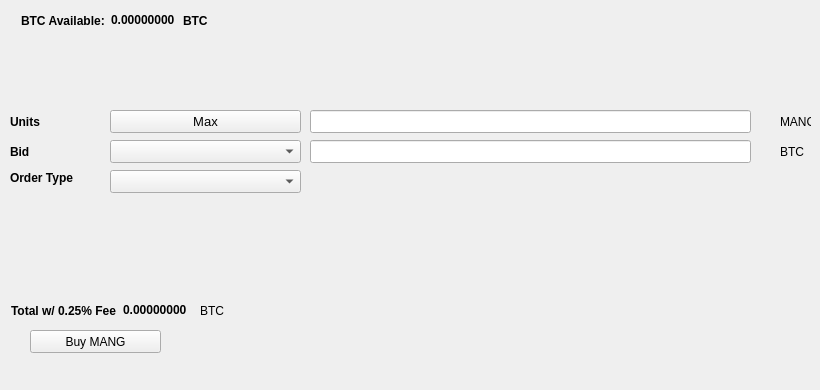
   <widget class="QWidget" name="BuyTab">
    <attribute name="title">
     <string>Buy</string>
    </attribute>
    <widget class="QPushButton" name="BuyMANG">
     <property name="geometry">
      <rect>
       <x>30</x>
       <y>330</y>
       <width>131</width>
       <height>23</height>
      </rect>
     </property>
     <property name="text">
      <string>Buy MANG</string>
     </property>
     <property name="icon">
      <iconset resource="../mangaka.qrc">
       <normaloff>:/icons/bitcoin</normaloff>:/icons/bitcoin</iconset>
     </property>
    </widget>
    <widget class="QLabel" name="label_3">
     <property name="geometry">
      <rect>
       <x>10</x>
       <y>110</y>
       <width>46</width>
       <height>23</height>
      </rect>
     </property>
     <property name="font">
      <font>
       <weight>75</weight>
       <bold>true</bold>
      </font>
     </property>
     <property name="text">
      <string>Units</string>
     </property>
    </widget>
    <widget class="QLineEdit" name="UnitsInput">
     <property name="geometry">
      <rect>
       <x>310</x>
       <y>110</y>
       <width>441</width>
       <height>23</height>
      </rect>
     </property>
     <property name="font">
      <font>
       <pointsize>9</pointsize>
       <weight>75</weight>
       <bold>true</bold>
      </font>
     </property>
    </widget>
    <widget class="QLineEdit" name="BuyBidPriceEdit">
     <property name="geometry">
      <rect>
       <x>310</x>
       <y>140</y>
       <width>441</width>
       <height>23</height>
      </rect>
     </property>
     <property name="font">
      <font>
       <pointsize>9</pointsize>
       <weight>75</weight>
       <bold>true</bold>
      </font>
     </property>
    </widget>
    <widget class="QLabel" name="label_4">
     <property name="geometry">
      <rect>
       <x>780</x>
       <y>110</y>
       <width>31</width>
       <height>23</height>
      </rect>
     </property>
     <property name="text">
      <string>MANG</string>
     </property>
    </widget>
    <widget class="QLabel" name="label_5">
     <property name="geometry">
      <rect>
       <x>780</x>
       <y>140</y>
       <width>31</width>
       <height>23</height>
      </rect>
     </property>
     <property name="text">
      <string>BTC</string>
     </property>
    </widget>
    <widget class="QLabel" name="label_6">
     <property name="geometry">
      <rect>
       <x>10</x>
       <y>140</y>
       <width>46</width>
       <height>23</height>
      </rect>
     </property>
     <property name="font">
      <font>
       <weight>75</weight>
       <bold>true</bold>
      </font>
     </property>
     <property name="text">
      <string>Bid</string>
     </property>
    </widget>
    <widget class="QLabel" name="label_7">
     <property name="geometry">
      <rect>
       <x>10</x>
       <y>170</y>
       <width>91</width>
       <height>16</height>
      </rect>
     </property>
     <property name="font">
      <font>
       <weight>75</weight>
       <bold>true</bold>
      </font>
     </property>
     <property name="text">
      <string>Order Type</string>
     </property>
    </widget>
    <widget class="QPushButton" name="Buy_Max_Amount">
     <property name="geometry">
      <rect>
       <x>110</x>
       <y>110</y>
       <width>191</width>
       <height>23</height>
      </rect>
     </property>
     <property name="font">
      <font>
       <pointsize>10</pointsize>
      </font>
     </property>
     <property name="text">
      <string>Max</string>
     </property>
    </widget>
    <widget class="QComboBox" name="BuyBidcomboBox">
     <property name="geometry">
      <rect>
       <x>110</x>
       <y>140</y>
       <width>191</width>
       <height>23</height>
      </rect>
     </property>
     <property name="font">
      <font>
       <pointsize>10</pointsize>
      </font>
     </property>
    </widget>
    <widget class="QComboBox" name="buyOrdertypeCombo">
     <property name="geometry">
      <rect>
       <x>110</x>
       <y>170</y>
       <width>191</width>
       <height>23</height>
      </rect>
     </property>
     <property name="font">
      <font>
       <pointsize>10</pointsize>
      </font>
     </property>
    </widget>
    <widget class="QWidget" name="layoutWidget1">
     <property name="geometry">
      <rect>
       <x>21</x>
       <y>11</y>
       <width>227</width>
       <height>19</height>
      </rect>
     </property>
     <layout class="QHBoxLayout" name="horizontalLayout_3">
      <item>
       <widget class="QLabel" name="label232">
        <property name="font">
         <font>
          <weight>75</weight>
          <bold>true</bold>
         </font>
        </property>
        <property name="text">
         <string>BTC Available:</string>
        </property>
       </widget>
      </item>
      <item>
       <widget class="QLabel" name="BtcAvailableLbl">
        <property name="palette">
         <palette>
          <active>
           <colorrole role="WindowText">
            <brush brushstyle="SolidPattern">
             <color alpha="255">
              <red>0</red>
              <green>0</green>
              <blue>0</blue>
             </color>
            </brush>
           </colorrole>
           <colorrole role="Button">
            <brush brushstyle="SolidPattern">
             <color alpha="255">
              <red>0</red>
              <green>170</green>
              <blue>0</blue>
             </color>
            </brush>
           </colorrole>
           <colorrole role="Light">
            <brush brushstyle="SolidPattern">
             <color alpha="255">
              <red>0</red>
              <green>255</green>
              <blue>0</blue>
             </color>
            </brush>
           </colorrole>
           <colorrole role="Midlight">
            <brush brushstyle="SolidPattern">
             <color alpha="255">
              <red>0</red>
              <green>212</green>
              <blue>0</blue>
             </color>
            </brush>
           </colorrole>
           <colorrole role="Dark">
            <brush brushstyle="SolidPattern">
             <color alpha="255">
              <red>0</red>
              <green>85</green>
              <blue>0</blue>
             </color>
            </brush>
           </colorrole>
           <colorrole role="Mid">
            <brush brushstyle="SolidPattern">
             <color alpha="255">
              <red>0</red>
              <green>113</green>
              <blue>0</blue>
             </color>
            </brush>
           </colorrole>
           <colorrole role="Text">
            <brush brushstyle="SolidPattern">
             <color alpha="255">
              <red>0</red>
              <green>170</green>
              <blue>0</blue>
             </color>
            </brush>
           </colorrole>
           <colorrole role="BrightText">
            <brush brushstyle="SolidPattern">
             <color alpha="255">
              <red>255</red>
              <green>255</green>
              <blue>255</blue>
             </color>
            </brush>
           </colorrole>
           <colorrole role="ButtonText">
            <brush brushstyle="SolidPattern">
             <color alpha="255">
              <red>0</red>
              <green>0</green>
              <blue>0</blue>
             </color>
            </brush>
           </colorrole>
           <colorrole role="Base">
            <brush brushstyle="SolidPattern">
             <color alpha="255">
              <red>255</red>
              <green>255</green>
              <blue>255</blue>
             </color>
            </brush>
           </colorrole>
           <colorrole role="Window">
            <brush brushstyle="SolidPattern">
             <color alpha="255">
              <red>0</red>
              <green>170</green>
              <blue>0</blue>
             </color>
            </brush>
           </colorrole>
           <colorrole role="Shadow">
            <brush brushstyle="SolidPattern">
             <color alpha="255">
              <red>0</red>
              <green>0</green>
              <blue>0</blue>
             </color>
            </brush>
           </colorrole>
           <colorrole role="AlternateBase">
            <brush brushstyle="SolidPattern">
             <color alpha="255">
              <red>127</red>
              <green>212</green>
              <blue>127</blue>
             </color>
            </brush>
           </colorrole>
           <colorrole role="ToolTipBase">
            <brush brushstyle="SolidPattern">
             <color alpha="255">
              <red>255</red>
              <green>255</green>
              <blue>220</blue>
             </color>
            </brush>
           </colorrole>
           <colorrole role="ToolTipText">
            <brush brushstyle="SolidPattern">
             <color alpha="255">
              <red>0</red>
              <green>0</green>
              <blue>0</blue>
             </color>
            </brush>
           </colorrole>
          </active>
          <inactive>
           <colorrole role="WindowText">
            <brush brushstyle="SolidPattern">
             <color alpha="255">
              <red>0</red>
              <green>0</green>
              <blue>0</blue>
             </color>
            </brush>
           </colorrole>
           <colorrole role="Button">
            <brush brushstyle="SolidPattern">
             <color alpha="255">
              <red>0</red>
              <green>170</green>
              <blue>0</blue>
             </color>
            </brush>
           </colorrole>
           <colorrole role="Light">
            <brush brushstyle="SolidPattern">
             <color alpha="255">
              <red>0</red>
              <green>255</green>
              <blue>0</blue>
             </color>
            </brush>
           </colorrole>
           <colorrole role="Midlight">
            <brush brushstyle="SolidPattern">
             <color alpha="255">
              <red>0</red>
              <green>212</green>
              <blue>0</blue>
             </color>
            </brush>
           </colorrole>
           <colorrole role="Dark">
            <brush brushstyle="SolidPattern">
             <color alpha="255">
              <red>0</red>
              <green>85</green>
              <blue>0</blue>
             </color>
            </brush>
           </colorrole>
           <colorrole role="Mid">
            <brush brushstyle="SolidPattern">
             <color alpha="255">
              <red>0</red>
              <green>113</green>
              <blue>0</blue>
             </color>
            </brush>
           </colorrole>
           <colorrole role="Text">
            <brush brushstyle="SolidPattern">
             <color alpha="255">
              <red>0</red>
              <green>170</green>
              <blue>0</blue>
             </color>
            </brush>
           </colorrole>
           <colorrole role="BrightText">
            <brush brushstyle="SolidPattern">
             <color alpha="255">
              <red>255</red>
              <green>255</green>
              <blue>255</blue>
             </color>
            </brush>
           </colorrole>
           <colorrole role="ButtonText">
            <brush brushstyle="SolidPattern">
             <color alpha="255">
              <red>0</red>
              <green>0</green>
              <blue>0</blue>
             </color>
            </brush>
           </colorrole>
           <colorrole role="Base">
            <brush brushstyle="SolidPattern">
             <color alpha="255">
              <red>255</red>
              <green>255</green>
              <blue>255</blue>
             </color>
            </brush>
           </colorrole>
           <colorrole role="Window">
            <brush brushstyle="SolidPattern">
             <color alpha="255">
              <red>0</red>
              <green>170</green>
              <blue>0</blue>
             </color>
            </brush>
           </colorrole>
           <colorrole role="Shadow">
            <brush brushstyle="SolidPattern">
             <color alpha="255">
              <red>0</red>
              <green>0</green>
              <blue>0</blue>
             </color>
            </brush>
           </colorrole>
           <colorrole role="AlternateBase">
            <brush brushstyle="SolidPattern">
             <color alpha="255">
              <red>127</red>
              <green>212</green>
              <blue>127</blue>
             </color>
            </brush>
           </colorrole>
           <colorrole role="ToolTipBase">
            <brush brushstyle="SolidPattern">
             <color alpha="255">
              <red>255</red>
              <green>255</green>
              <blue>220</blue>
             </color>
            </brush>
           </colorrole>
           <colorrole role="ToolTipText">
            <brush brushstyle="SolidPattern">
             <color alpha="255">
              <red>0</red>
              <green>0</green>
              <blue>0</blue>
             </color>
            </brush>
           </colorrole>
          </inactive>
          <disabled>
           <colorrole role="WindowText">
            <brush brushstyle="SolidPattern">
             <color alpha="255">
              <red>0</red>
              <green>85</green>
              <blue>0</blue>
             </color>
            </brush>
           </colorrole>
           <colorrole role="Button">
            <brush brushstyle="SolidPattern">
             <color alpha="255">
              <red>0</red>
              <green>170</green>
              <blue>0</blue>
             </color>
            </brush>
           </colorrole>
           <colorrole role="Light">
            <brush brushstyle="SolidPattern">
             <color alpha="255">
              <red>0</red>
              <green>255</green>
              <blue>0</blue>
             </color>
            </brush>
           </colorrole>
           <colorrole role="Midlight">
            <brush brushstyle="SolidPattern">
             <color alpha="255">
              <red>0</red>
              <green>212</green>
              <blue>0</blue>
             </color>
            </brush>
           </colorrole>
           <colorrole role="Dark">
            <brush brushstyle="SolidPattern">
             <color alpha="255">
              <red>0</red>
              <green>85</green>
              <blue>0</blue>
             </color>
            </brush>
           </colorrole>
           <colorrole role="Mid">
            <brush brushstyle="SolidPattern">
             <color alpha="255">
              <red>0</red>
              <green>113</green>
              <blue>0</blue>
             </color>
            </brush>
           </colorrole>
           <colorrole role="Text">
            <brush brushstyle="SolidPattern">
             <color alpha="255">
              <red>0</red>
              <green>85</green>
              <blue>0</blue>
             </color>
            </brush>
           </colorrole>
           <colorrole role="BrightText">
            <brush brushstyle="SolidPattern">
             <color alpha="255">
              <red>255</red>
              <green>255</green>
              <blue>255</blue>
             </color>
            </brush>
           </colorrole>
           <colorrole role="ButtonText">
            <brush brushstyle="SolidPattern">
             <color alpha="255">
              <red>0</red>
              <green>85</green>
              <blue>0</blue>
             </color>
            </brush>
           </colorrole>
           <colorrole role="Base">
            <brush brushstyle="SolidPattern">
             <color alpha="255">
              <red>0</red>
              <green>170</green>
              <blue>0</blue>
             </color>
            </brush>
           </colorrole>
           <colorrole role="Window">
            <brush brushstyle="SolidPattern">
             <color alpha="255">
              <red>0</red>
              <green>170</green>
              <blue>0</blue>
             </color>
            </brush>
           </colorrole>
           <colorrole role="Shadow">
            <brush brushstyle="SolidPattern">
             <color alpha="255">
              <red>0</red>
              <green>0</green>
              <blue>0</blue>
             </color>
            </brush>
           </colorrole>
           <colorrole role="AlternateBase">
            <brush brushstyle="SolidPattern">
             <color alpha="255">
              <red>0</red>
              <green>170</green>
              <blue>0</blue>
             </color>
            </brush>
           </colorrole>
           <colorrole role="ToolTipBase">
            <brush brushstyle="SolidPattern">
             <color alpha="255">
              <red>255</red>
              <green>255</green>
              <blue>220</blue>
             </color>
            </brush>
           </colorrole>
           <colorrole role="ToolTipText">
            <brush brushstyle="SolidPattern">
             <color alpha="255">
              <red>0</red>
              <green>0</green>
              <blue>0</blue>
             </color>
            </brush>
           </colorrole>
          </disabled>
         </palette>
        </property>
        <property name="font">
         <font>
          <weight>75</weight>
          <bold>true</bold>
         </font>
        </property>
        <property name="text">
         <string>0.00000000</string>
        </property>
        <property name="textInteractionFlags">
         <set>Qt::LinksAccessibleByMouse|Qt::TextSelectableByKeyboard|Qt::TextSelectableByMouse</set>
        </property>
       </widget>
      </item>
      <item>
       <widget class="QLabel" name="BtcAvailableLbl_2">
        <property name="font">
         <font>
          <weight>75</weight>
          <bold>true</bold>
         </font>
        </property>
        <property name="text">
         <string>BTC</string>
        </property>
       </widget>
      </item>
     </layout>
    </widget>
    <widget class="QWidget" name="layoutWidge2">
     <property name="geometry">
      <rect>
       <x>11</x>
       <y>301</y>
       <width>259</width>
       <height>19</height>
      </rect>
     </property>
     <layout class="QHBoxLayout" name="horizontalLayout_4">
      <item>
       <widget class="QLabel" name="label_9">
        <property name="font">
         <font>
          <weight>75</weight>
          <bold>true</bold>
         </font>
        </property>
        <property name="text">
         <string>Total w/ 0.25% Fee</string>
        </property>
       </widget>
      </item>
      <item>
       <widget class="QLabel" name="BuyCostLabel">
        <property name="palette">
         <palette>
          <active>
           <colorrole role="WindowText">
            <brush brushstyle="SolidPattern">
             <color alpha="255">
              <red>0</red>
              <green>0</green>
              <blue>0</blue>
             </color>
            </brush>
           </colorrole>
           <colorrole role="Button">
            <brush brushstyle="SolidPattern">
             <color alpha="255">
              <red>0</red>
              <green>170</green>
              <blue>0</blue>
             </color>
            </brush>
           </colorrole>
           <colorrole role="Light">
            <brush brushstyle="SolidPattern">
             <color alpha="255">
              <red>0</red>
              <green>255</green>
              <blue>0</blue>
             </color>
            </brush>
           </colorrole>
           <colorrole role="Midlight">
            <brush brushstyle="SolidPattern">
             <color alpha="255">
              <red>0</red>
              <green>212</green>
              <blue>0</blue>
             </color>
            </brush>
           </colorrole>
           <colorrole role="Dark">
            <brush brushstyle="SolidPattern">
             <color alpha="255">
              <red>0</red>
              <green>85</green>
              <blue>0</blue>
             </color>
            </brush>
           </colorrole>
           <colorrole role="Mid">
            <brush brushstyle="SolidPattern">
             <color alpha="255">
              <red>0</red>
              <green>113</green>
              <blue>0</blue>
             </color>
            </brush>
           </colorrole>
           <colorrole role="Text">
            <brush brushstyle="SolidPattern">
             <color alpha="255">
              <red>0</red>
              <green>170</green>
              <blue>0</blue>
             </color>
            </brush>
           </colorrole>
           <colorrole role="BrightText">
            <brush brushstyle="SolidPattern">
             <color alpha="255">
              <red>255</red>
              <green>255</green>
              <blue>255</blue>
             </color>
            </brush>
           </colorrole>
           <colorrole role="ButtonText">
            <brush brushstyle="SolidPattern">
             <color alpha="255">
              <red>0</red>
              <green>0</green>
              <blue>0</blue>
             </color>
            </brush>
           </colorrole>
           <colorrole role="Base">
            <brush brushstyle="SolidPattern">
             <color alpha="255">
              <red>255</red>
              <green>255</green>
              <blue>255</blue>
             </color>
            </brush>
           </colorrole>
           <colorrole role="Window">
            <brush brushstyle="SolidPattern">
             <color alpha="255">
              <red>0</red>
              <green>170</green>
              <blue>0</blue>
             </color>
            </brush>
           </colorrole>
           <colorrole role="Shadow">
            <brush brushstyle="SolidPattern">
             <color alpha="255">
              <red>0</red>
              <green>0</green>
              <blue>0</blue>
             </color>
            </brush>
           </colorrole>
           <colorrole role="AlternateBase">
            <brush brushstyle="SolidPattern">
             <color alpha="255">
              <red>127</red>
              <green>212</green>
              <blue>127</blue>
             </color>
            </brush>
           </colorrole>
           <colorrole role="ToolTipBase">
            <brush brushstyle="SolidPattern">
             <color alpha="255">
              <red>255</red>
              <green>255</green>
              <blue>220</blue>
             </color>
            </brush>
           </colorrole>
           <colorrole role="ToolTipText">
            <brush brushstyle="SolidPattern">
             <color alpha="255">
              <red>0</red>
              <green>0</green>
              <blue>0</blue>
             </color>
            </brush>
           </colorrole>
          </active>
          <inactive>
           <colorrole role="WindowText">
            <brush brushstyle="SolidPattern">
             <color alpha="255">
              <red>0</red>
              <green>0</green>
              <blue>0</blue>
             </color>
            </brush>
           </colorrole>
           <colorrole role="Button">
            <brush brushstyle="SolidPattern">
             <color alpha="255">
              <red>0</red>
              <green>170</green>
              <blue>0</blue>
             </color>
            </brush>
           </colorrole>
           <colorrole role="Light">
            <brush brushstyle="SolidPattern">
             <color alpha="255">
              <red>0</red>
              <green>255</green>
              <blue>0</blue>
             </color>
            </brush>
           </colorrole>
           <colorrole role="Midlight">
            <brush brushstyle="SolidPattern">
             <color alpha="255">
              <red>0</red>
              <green>212</green>
              <blue>0</blue>
             </color>
            </brush>
           </colorrole>
           <colorrole role="Dark">
            <brush brushstyle="SolidPattern">
             <color alpha="255">
              <red>0</red>
              <green>85</green>
              <blue>0</blue>
             </color>
            </brush>
           </colorrole>
           <colorrole role="Mid">
            <brush brushstyle="SolidPattern">
             <color alpha="255">
              <red>0</red>
              <green>113</green>
              <blue>0</blue>
             </color>
            </brush>
           </colorrole>
           <colorrole role="Text">
            <brush brushstyle="SolidPattern">
             <color alpha="255">
              <red>0</red>
              <green>170</green>
              <blue>0</blue>
             </color>
            </brush>
           </colorrole>
           <colorrole role="BrightText">
            <brush brushstyle="SolidPattern">
             <color alpha="255">
              <red>255</red>
              <green>255</green>
              <blue>255</blue>
             </color>
            </brush>
           </colorrole>
           <colorrole role="ButtonText">
            <brush brushstyle="SolidPattern">
             <color alpha="255">
              <red>0</red>
              <green>0</green>
              <blue>0</blue>
             </color>
            </brush>
           </colorrole>
           <colorrole role="Base">
            <brush brushstyle="SolidPattern">
             <color alpha="255">
              <red>255</red>
              <green>255</green>
              <blue>255</blue>
             </color>
            </brush>
           </colorrole>
           <colorrole role="Window">
            <brush brushstyle="SolidPattern">
             <color alpha="255">
              <red>0</red>
              <green>170</green>
              <blue>0</blue>
             </color>
            </brush>
           </colorrole>
           <colorrole role="Shadow">
            <brush brushstyle="SolidPattern">
             <color alpha="255">
              <red>0</red>
              <green>0</green>
              <blue>0</blue>
             </color>
            </brush>
           </colorrole>
           <colorrole role="AlternateBase">
            <brush brushstyle="SolidPattern">
             <color alpha="255">
              <red>127</red>
              <green>212</green>
              <blue>127</blue>
             </color>
            </brush>
           </colorrole>
           <colorrole role="ToolTipBase">
            <brush brushstyle="SolidPattern">
             <color alpha="255">
              <red>255</red>
              <green>255</green>
              <blue>220</blue>
             </color>
            </brush>
           </colorrole>
           <colorrole role="ToolTipText">
            <brush brushstyle="SolidPattern">
             <color alpha="255">
              <red>0</red>
              <green>0</green>
              <blue>0</blue>
             </color>
            </brush>
           </colorrole>
          </inactive>
          <disabled>
           <colorrole role="WindowText">
            <brush brushstyle="SolidPattern">
             <color alpha="255">
              <red>0</red>
              <green>85</green>
              <blue>0</blue>
             </color>
            </brush>
           </colorrole>
           <colorrole role="Button">
            <brush brushstyle="SolidPattern">
             <color alpha="255">
              <red>0</red>
              <green>170</green>
              <blue>0</blue>
             </color>
            </brush>
           </colorrole>
           <colorrole role="Light">
            <brush brushstyle="SolidPattern">
             <color alpha="255">
              <red>0</red>
              <green>255</green>
              <blue>0</blue>
             </color>
            </brush>
           </colorrole>
           <colorrole role="Midlight">
            <brush brushstyle="SolidPattern">
             <color alpha="255">
              <red>0</red>
              <green>212</green>
              <blue>0</blue>
             </color>
            </brush>
           </colorrole>
           <colorrole role="Dark">
            <brush brushstyle="SolidPattern">
             <color alpha="255">
              <red>0</red>
              <green>85</green>
              <blue>0</blue>
             </color>
            </brush>
           </colorrole>
           <colorrole role="Mid">
            <brush brushstyle="SolidPattern">
             <color alpha="255">
              <red>0</red>
              <green>113</green>
              <blue>0</blue>
             </color>
            </brush>
           </colorrole>
           <colorrole role="Text">
            <brush brushstyle="SolidPattern">
             <color alpha="255">
              <red>0</red>
              <green>85</green>
              <blue>0</blue>
             </color>
            </brush>
           </colorrole>
           <colorrole role="BrightText">
            <brush brushstyle="SolidPattern">
             <color alpha="255">
              <red>255</red>
              <green>255</green>
              <blue>255</blue>
             </color>
            </brush>
           </colorrole>
           <colorrole role="ButtonText">
            <brush brushstyle="SolidPattern">
             <color alpha="255">
              <red>0</red>
              <green>85</green>
              <blue>0</blue>
             </color>
            </brush>
           </colorrole>
           <colorrole role="Base">
            <brush brushstyle="SolidPattern">
             <color alpha="255">
              <red>0</red>
              <green>170</green>
              <blue>0</blue>
             </color>
            </brush>
           </colorrole>
           <colorrole role="Window">
            <brush brushstyle="SolidPattern">
             <color alpha="255">
              <red>0</red>
              <green>170</green>
              <blue>0</blue>
             </color>
            </brush>
           </colorrole>
           <colorrole role="Shadow">
            <brush brushstyle="SolidPattern">
             <color alpha="255">
              <red>0</red>
              <green>0</green>
              <blue>0</blue>
             </color>
            </brush>
           </colorrole>
           <colorrole role="AlternateBase">
            <brush brushstyle="SolidPattern">
             <color alpha="255">
              <red>0</red>
              <green>170</green>
              <blue>0</blue>
             </color>
            </brush>
           </colorrole>
           <colorrole role="ToolTipBase">
            <brush brushstyle="SolidPattern">
             <color alpha="255">
              <red>255</red>
              <green>255</green>
              <blue>220</blue>
             </color>
            </brush>
           </colorrole>
           <colorrole role="ToolTipText">
            <brush brushstyle="SolidPattern">
             <color alpha="255">
              <red>0</red>
              <green>0</green>
              <blue>0</blue>
             </color>
            </brush>
           </colorrole>
          </disabled>
         </palette>
        </property>
        <property name="font">
         <font>
          <weight>75</weight>
          <bold>true</bold>
         </font>
        </property>
        <property name="autoFillBackground">
         <bool>false</bool>
        </property>
        <property name="text">
         <string>0.00000000</string>
        </property>
        <property name="textInteractionFlags">
         <set>Qt::LinksAccessibleByMouse|Qt::TextSelectableByMouse</set>
        </property>
       </widget>
      </item>
      <item>
       <widget class="QLabel" name="label_10">
        <property name="font">
         <font>
          <weight>50</weight>
          <bold>false</bold>
         </font>
        </property>
        <property name="text">
         <string>BTC</string>
        </property>
       </widget>
      </item>
     </layout>
    </widget>
    <widget class="QLabel" name="label_24">
     <property name="geometry">
      <rect>
       <x>460</x>
       <y>300</y>
       <width>281</width>
       <height>81</height>
      </rect>
     </property>
     <property name="text">
      <string/>
     </property>
     <property name="pixmap">
      <pixmap>:/images/bittrex</pixmap>
     </property>
    </widget>
   </widget>
